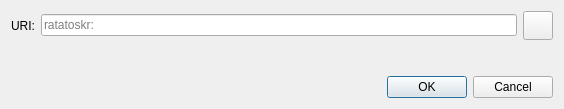
<?xml version="1.0" encoding="UTF-8"?>
<ui version="4.0">
 <class>OpenURIDialog</class>
 <widget class="QDialog" name="OpenURIDialog">
  <property name="geometry">
   <rect>
    <x>0</x>
    <y>0</y>
    <width>564</width>
    <height>109</height>
   </rect>
  </property>
  <property name="windowTitle">
   <string>Open URI</string>
  </property>
  <layout class="QVBoxLayout" name="verticalLayout">
   <item>
    <layout class="QHBoxLayout" name="horizontalLayout">
     <item>
      <widget class="QLabel" name="label">
       <property name="text">
        <string>URI:</string>
       </property>
      </widget>
     </item>
     <item>
      <widget class="QValidatedLineEdit" name="uriEdit">
       <property name="placeholderText">
        <string notr="true">ratatoskr:</string>
       </property>
      </widget>
     </item>
     <item>
      <widget class="QToolButton" name="pasteButton">
       <property name="toolTip">
        <string extracomment="Tooltip text for button that allows you to paste an address that is in your clipboard.">Paste address from clipboard</string>
       </property>
       <property name="text">
        <string/>
       </property>
       <property name="iconSize">
        <size>
         <width>22</width>
         <height>22</height>
        </size>
       </property>
      </widget>
     </item>
    </layout>
   </item>
   <item>
    <spacer name="verticalSpacer">
     <property name="orientation">
      <enum>Qt::Vertical</enum>
     </property>
     <property name="sizeHint" stdset="0">
      <size>
       <width>20</width>
       <height>40</height>
      </size>
     </property>
    </spacer>
   </item>
   <item>
    <widget class="QDialogButtonBox" name="buttonBox">
     <property name="orientation">
      <enum>Qt::Horizontal</enum>
     </property>
     <property name="standardButtons">
      <set>QDialogButtonBox::Cancel|QDialogButtonBox::Ok</set>
     </property>
    </widget>
   </item>
  </layout>
 </widget>
 <customwidgets>
  <customwidget>
   <class>QValidatedLineEdit</class>
   <extends>QLineEdit</extends>
   <header>qt/qvalidatedlineedit.h</header>
  </customwidget>
 </customwidgets>
 <resources>
  <include location="../ratatoskr.qrc"/>
 </resources>
 <connections>
  <connection>
   <sender>buttonBox</sender>
   <signal>accepted()</signal>
   <receiver>OpenURIDialog</receiver>
   <slot>accept()</slot>
   <hints>
    <hint type="sourcelabel">
     <x>248</x>
     <y>254</y>
    </hint>
    <hint type="destinationlabel">
     <x>157</x>
     <y>274</y>
    </hint>
   </hints>
  </connection>
  <connection>
   <sender>buttonBox</sender>
   <signal>rejected()</signal>
   <receiver>OpenURIDialog</receiver>
   <slot>reject()</slot>
   <hints>
    <hint type="sourcelabel">
     <x>316</x>
     <y>260</y>
    </hint>
    <hint type="destinationlabel">
     <x>286</x>
     <y>274</y>
    </hint>
   </hints>
  </connection>
 </connections>
</ui>
